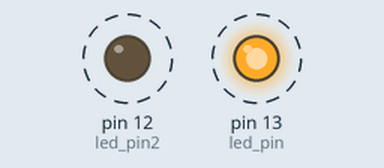
Recording of a sketch running on a simulated Arduino Uno, built with avr-gcc and run on an emulated ATmega328P. Parts: output pins drawn as LEDs (lit = HIGH). Dashed ring = blinking.

Above: at 0.5 s.
Timing chart, 0 to 4.6 s (numbered marks = the images above):
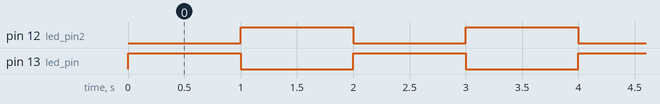

The sketch:

blinking-led.ino
```cpp
int led_pin = 13;
int led_pin2 = 12;

void setup() {
  pinMode(led_pin, OUTPUT);
  pinMode(led_pin2, OUTPUT);
}

void loop() {
  digitalWrite(led_pin, HIGH);
  digitalWrite(led_pin2, LOW);
  delay(1000);

  digitalWrite(led_pin, LOW);
  digitalWrite(led_pin2, HIGH);
  delay(1000);
}
```

Measured:
- by itself, pin 12 (led_pin2), pin 13 (led_pin): alternates HIGH for 1.0 s and LOW for 1.0 s
